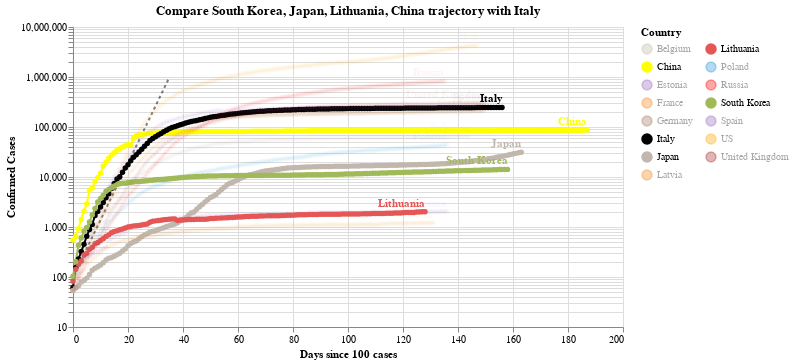

Notebook code cell kept with this figure:
### Code cell
#hide_input
chart3 = make_since_chart(dff2, ['South Korea', 'Japan', 'Lithuania', 'China'], baseline_countries)
chart3

### Figure 1 — Vega-Lite specification as saved in the notebook (floating-point values rounded to 4 significant figures; data arrays with more than 128 entries replaced by an {"elided": "..."} marker saying what was removed)
{"config": {"view": {"continuousWidth": 400, "continuousHeight": 300}}, "layer": [{"data": {"name": "data-628230001892d6798b50651be41d1b3e"}, "mark": {"type": "line", "color": "black", "opacity": 0.5, "strokeDash": [3, 3]}, "encoding": {"x": {"type": "quantitative", "field": "Days since 100 cases"}, "y": {"type": "quantitative", "field": "Confirmed Cases"}}}, {"data": {"name": "data-f1155a2a20bc94c6598337dbb0eb55af"}, "mark": {"type": "line", "point": true}, "encoding": {"color": {"type": "nominal", "field": "Country", "legend": {"columns": 2}, "scale": {"domain": ["Belgium", "China", "Estonia", "France", "Germany", "Italy", "Japan", "Latvia", "Lithuania", "Poland", "Russia", "South Korea", "Spain", "US", "United Kingdom"], "range": ["#C1B7AD", "yellow", "#9467bd", "#F58518", "#9D755D", "black", "#C1B7AD", "#F58518", "#E45756", "#2495D3", "red", "#A1BA59", "#9467bd", "orange", "brown"]}}, "opacity": {"condition": {"value": 1, "selection": "selector007"}, "value": 0.05}, "tooltip": [{"type": "nominal", "field": "Country"}, {"type": "temporal", "field": "Date"}, {"type": "quantitative", "field": "Confirmed Cases"}, {"type": "quantitative", "field": "Days since 100 cases"}], "x": {"type": "quantitative", "field": "Days since 100 cases"}, "y": {"type": "quantitative", "field": "Confirmed Cases", "scale": {"type": "log"}}}, "selection": {"selector007": {"type": "multi", "fields": ["Country"], "bind": "legend", "init": [{"Country": "South Korea"}, {"Country": "Japan"}, {"Country": "Lithuania"}, {"Country": "China"}, {"Country": "Italy"}]}}, "width": 550}, {"data": {"name": "data-f1155a2a20bc94c6598337dbb0eb55af"}, "mark": {"type": "text", "align": "right", "dy": -8, "fontWeight": "bold"}, "encoding": {"color": {"type": "nominal", "field": "Country", "legend": {"columns": 2}, "scale": {"domain": ["Belgium", "China", "Estonia", "France", "Germany", "Italy", "Japan", "Latvia", "Lithuania", "Poland", "Russia", "South Korea", "Spain", "US", "United Kingdom"], "range": ["#C1B7AD", "yellow", "#9467bd", "#F58518", "#9D755D", "black", "#C1B7AD", "#F58518", "#E45756", "#2495D3", "red", "#A1BA59", "#9467bd", "orange", "brown"]}}, "opacity": {"condition": {"value": 1, "selection": "selector007"}, "value": 0.05}, "text": {"type": "nominal", "field": "Country"}, "tooltip": [{"type": "nominal", "field": "Country"}, {"type": "temporal", "field": "Date"}, {"type": "quantitative", "field": "Confirmed Cases"}, {"type": "quantitative", "field": "Days since 100 cases"}], "x": {"type": "quantitative", "field": "Days since 100 cases"}, "y": {"type": "quantitative", "field": "Confirmed Cases", "scale": {"type": "log"}}}, "transform": [{"filter": "(datum['Date'] >= 1595808000000)"}], "width": 550}], "title": "Compare South Korea, Japan, Lithuania, China trajectory with Italy", "$schema": "https://vega.github.io/schema/vega-lite/v4.0.2.json", "datasets": {"data-628230001892d6798b50651be41d1b3e": [{"Days since 100 cases": 0, "Confirmed Cases": 100.0}, {"Days since 100 cases": 1, "Confirmed Cases": 130.0}, {"Days since 100 cases": 2, "Confirmed Cases": 169.0}, {"Days since 100 cases": 3, "Confirmed Cases": 219.7}, {"Days since 100 cases": 4, "Confirmed Cases": 285.6}, {"Days since 100 cases": 5, "Confirmed Cases": 371.3}, {"Days since 100 cases": 6, "Confirmed Cases": 482.7}, {"Days since 100 cases": 7, "Confirmed Cases": 627.5}, {"Days since 100 cases": 8, "Confirmed Cases": 815.7}, {"Days since 100 cases": 9, "Confirmed Cases": 1060.0}, {"Days since 100 cases": 10, "Confirmed Cases": 1379.0}, {"Days since 100 cases": 11, "Confirmed Cases": 1792.0}, {"Days since 100 cases": 12, "Confirmed Cases": 2330.0}, {"Days since 100 cases": 13, "Confirmed Cases": 3029.0}, {"Days since 100 cases": 14, "Confirmed Cases": 3937.0}, {"Days since 100 cases": 15, "Confirmed Cases": 5119.0}, {"Days since 100 cases": 16, "Confirmed Cases": 6654.0}, {"Days since 100 cases": 17, "Confirmed Cases": 8650.0}, {"Days since 100 cases": 18, "Confirmed Cases": 11250.0}, {"Days since 100 cases": 19, "Confirmed Cases": 14620.0}, {"Days since 100 cases": 20, "Confirmed Cases": 19000.0}, {"Days since 100 cases": 21, "Confirmed Cases": 24710.0}, {"Days since 100 cases": 22, "Confirmed Cases": 32120.0}, {"Days since 100 cases": 23, "Confirmed Cases": 41750.0}, {"Days since 100 cases": 24, "Confirmed Cases": 54280.0}, {"Days since 100 cases": 25, "Confirmed Cases": 70560.0}, {"Days since 100 cases": 26, "Confirmed Cases": 91730.0}, {"Days since 100 cases": 27, "Confirmed Cases": 119300.0}, {"Days since 100 cases": 28, "Confirmed Cases": 155000.0}, {"Days since 100 cases": 29, "Confirmed Cases": 201500.0}, {"Days since 100 cases": 30, "Confirmed Cases": 262000.0}, {"Days since 100 cases": 31, "Confirmed Cases": 340600.0}, {"Days since 100 cases": 32, "Confirmed Cases": 442800.0}, {"Days since 100 cases": 33, "Confirmed Cases": 575600.0}, {"Days since 100 cases": 34, "Confirmed Cases": 748300.0}, {"Days since 100 cases": 35, "Confirmed Cases": 972800.0}], "data-f1155a2a20bc94c6598337dbb0eb55af": {"elided": "2233 records"}}}
